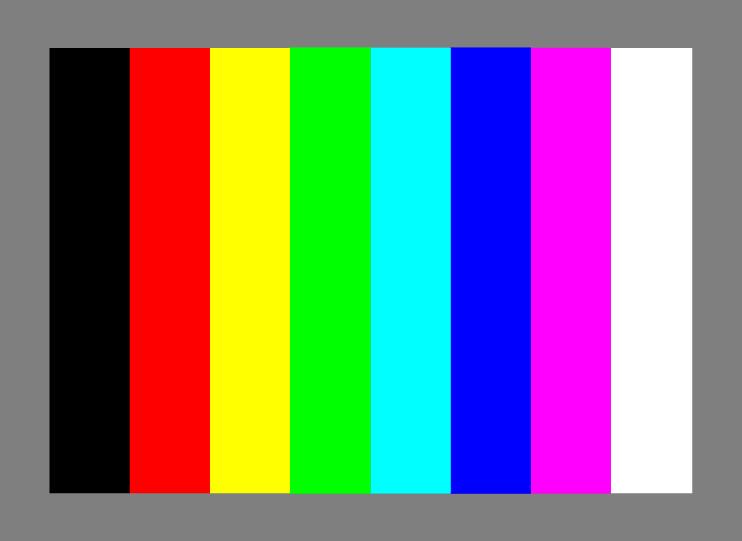
%> input picture Assignment_4/input_data/color_bars.tif, 742 x 541 px
$ octave q6_34.m   (GNU Octave 9; MATLAB toolbox functions it lacks are replaced by stand-ins)
%> lines starting %> are read from the running program, lines starting %| are printed output that depends on the picture; in (x1, y1, x2, y2) boxes, pixels count from 0 and x2, y2 are one past the last pixel; in counts of white or black regions, pixels touching at a corner belong together; the program's own positions count from 1
%part-3
img = imread('../input_data/color_bars.tif');
%> img is the input picture: size 541x742x3 uint8; mean R, G, B 127.3, 127.5, 127.4
img = double(img)/255;
%> img: size 541x742x3 double
R = img(:,:,1);
G = img(:,:,2);
B = img(:,:,3);
R1 = histeq(R);
G1 = histeq(G);
B1 = histeq(B);
figure;
imshow(cat(3,R1,G1,B1));

numi=1/2*((R-G)+(R-B));
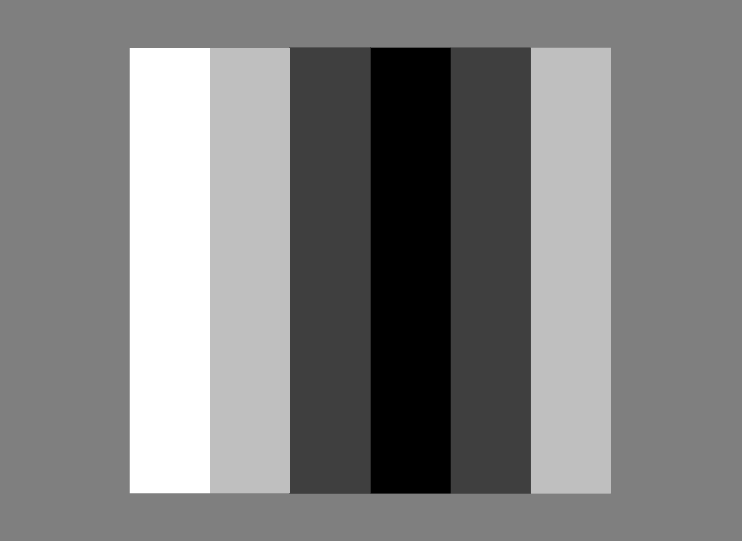
%> numi: size 541x742 double; min -1, max 1, mean -0.000556; drawn with min black and max white
denom=((R-G).^2+((R-B).*(G-B))).^0.5;
H=acosd(numi./(denom+0.000001));
H(B>G)=360-H(B>G);
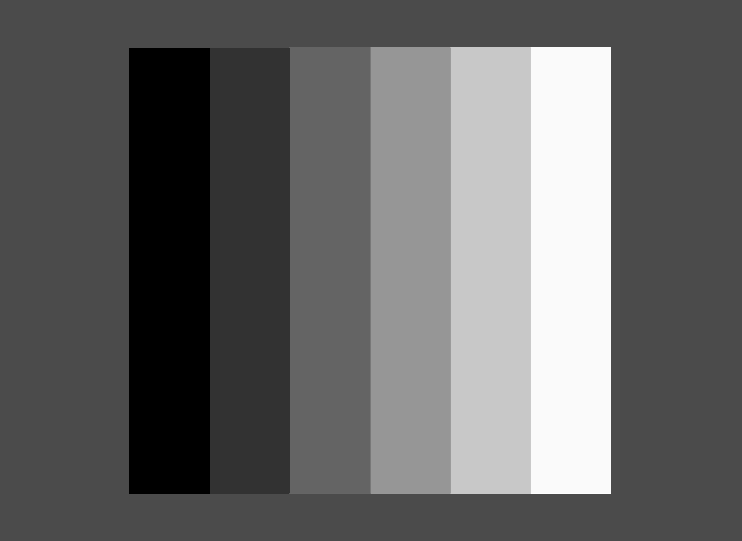
%> H: size 541x742 double; min 0.081, max 305.3, mean 122.1; drawn with min black and max white
H=H/360;
S=1- (3./(sum(img,3)+0.000001)).*min(img,[],3);
I=sum(img,3)./3;
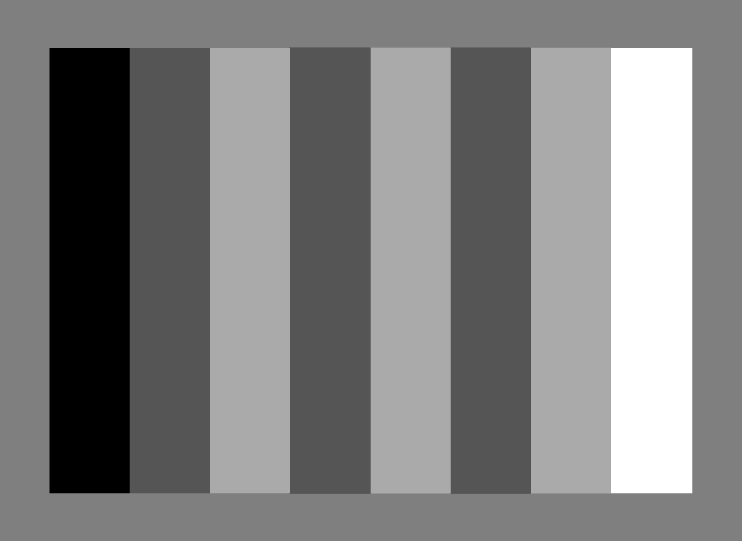
%> I: size 541x742 double; min 0, max 1, mean 0.5; mean of the top-left, top-right, bottom-left and bottom-right quarters 0.381, 0.619, 0.38, 0.619

H1=histeq(H);
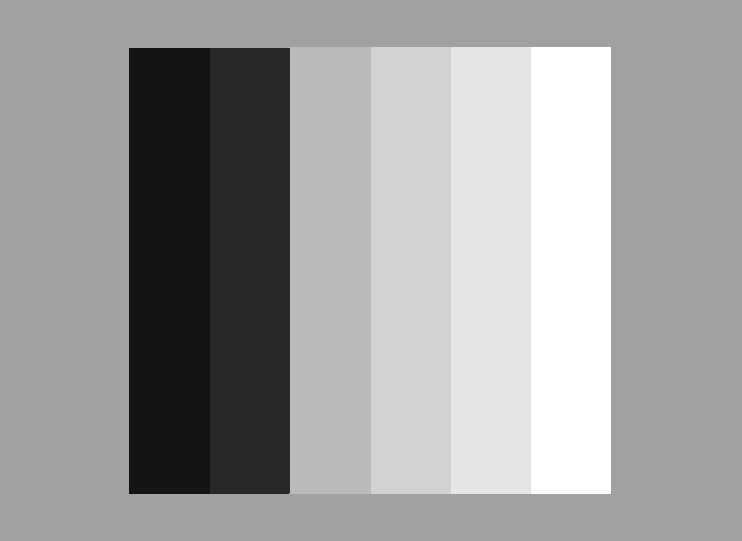
%> H1: size 541x742 double; min 0.0794, max 1, mean 0.625
S1=histeq(S);
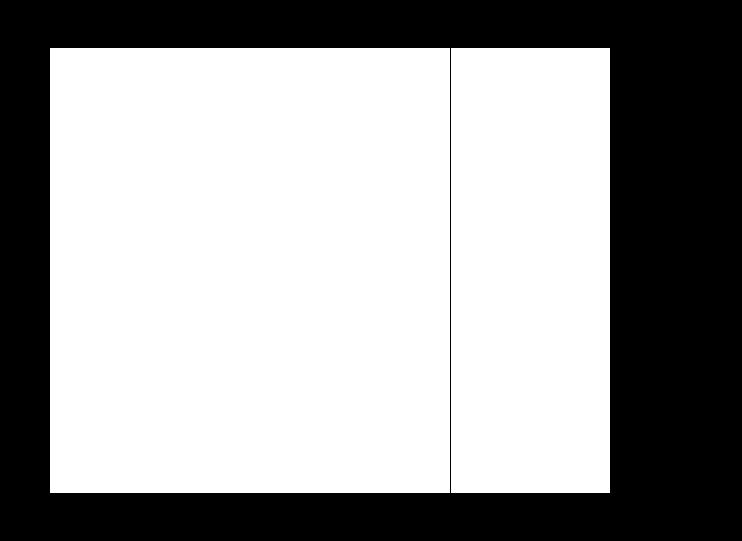
%> S1: size 541x742 double; values 0.365 (black) and 1 (white), 62% white; 1 black region, box (x1, y1, x2, y2) and area: (0, 0, 742, 541) 152667
I1=histeq(I);
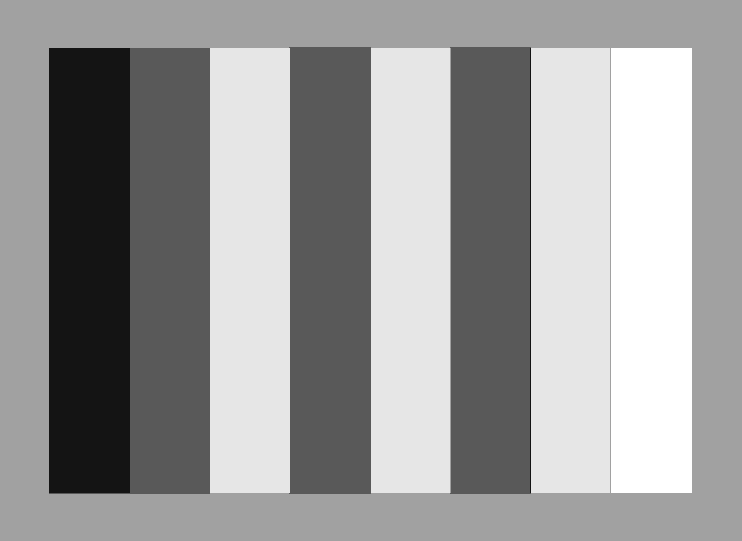
%> I1: size 541x742 double; min 0.0794, max 1, mean 0.612
figure;
imshow(cat(3,H1,S1,I1));

%part-4
%(a)
S2 = histeq(S);
I2 = histeq(I);
figure;
imshow(cat(3,H,S2,I2));
%(b)
H3 = histeq(H);
I3 = histeq(I);
figure;
imshow(cat(3,H3,S,I3));
%(c)
I4 = histeq(I);
figure;
imshow(cat(3,H,S,I4));
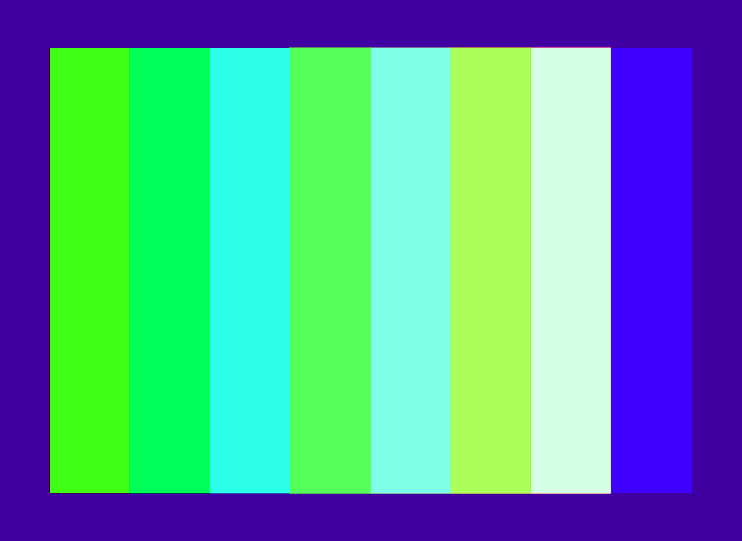
%> displayed picture: size 541x742x3, on the screen's scale of 0 to 255; mean R, G, B 86.5, 158.8, 156.1
